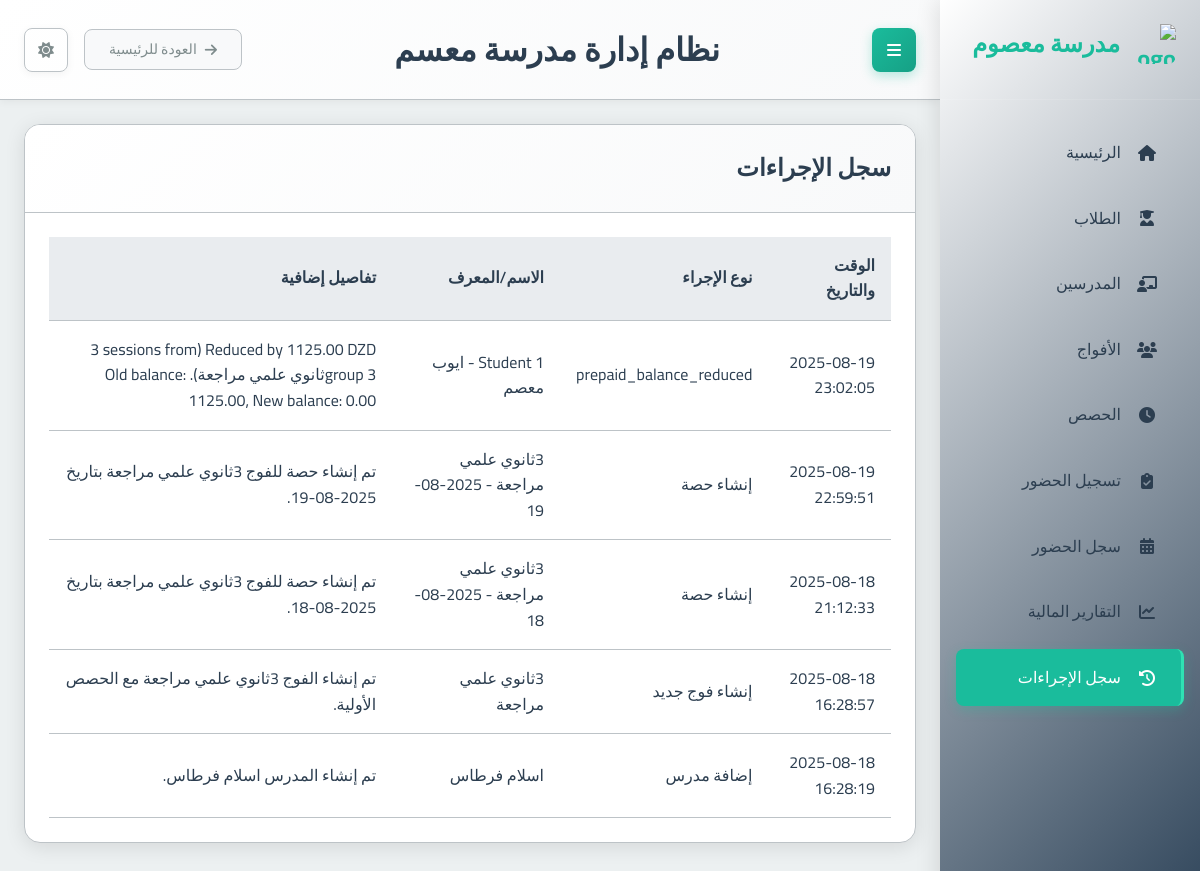
Screenshot of /financial-reports/logs/ with the database file from the repository.
### school_app/models.py (models this page shows, shortened)
class ActionLog(models.Model):
    ACTION_TYPE_CHOICES = [
        ('student_added', 'إنشاء حساب طالب'),
        ('student_updated', 'تحديث بيانات طالب'),
        ('student_enrolled', 'تسجيل طالب في فوج'),
        ('student_deleted', 'حذف طالب'),
        ('teacher_added', 'إضافة مدرس'),
        ('teacher_updated', 'تحديث بيانات مدرس'),
        ('teacher_deleted', 'حذف مدرس'),
        ('group_added', 'إنشاء فوج جديد'),
        ('group_updated', 'تحديث بيانات فوج'),
        ('group_deleted', 'حذف فوج'),
        ('session_added', 'إنشاء حصة'),
        ('session_updated', 'تحديث بيانات حصة'),
        ('session_deleted', 'حذف حصة'),
        ('attendance_recorded', 'تسجيل حضور وغياب'),
        ('payment_recorded', 'تسجيل دفعة مالية'),
        ('registration_fee_paid', 'دفع رسوم التسجيل'),
        ('group_session_payment_processed', 'تسجيل دفعات حصص فوج'),
        ('teacher_payment_processed', 'دفع مستحقات مدرس'),
        ('user_login', 'تسجيل دخول مستخدم'),
        ('user_logout', 'تسجيل خروج مستخدم'),
        ('report_generated', 'إنشاء تقرير'),
        ('unknown_action', 'إجراء غير معروف'),
    ]
    action_time = models.DateTimeField(auto_now_add=True, help_text="وقت حدوث الإجراء.", verbose_name="وقت الإجراء")
    action_type = models.CharField(
        max_length=100,
        choices=ACTION_TYPE_CHOICES,
        default='unknown_action', # Optional: a default
        help_text="نوع الإجراء الذي تم تنفيذه.",
        verbose_name="نوع الإجراء"
    )
    object_name = models.CharField(max_length=255, blank=True, help_text="اسم أو معرف الكائن المتأثر (طالب، فوج، إلخ).", verbose_name="اسم الكائن")
    details = models.TextField(blank=True, help_text="تفاصيل إضافية حول الحدث.", verbose_name="التفاصيل")
    class Meta:
        ordering = ['-action_time']
        verbose_name = "سجل إجراء"
        verbose_name_plural = "سجلات الإجراءات"

### school_app/views.py (the view)
# urls.py: path('financial-reports/logs/', views.action_log_list, name='action_log_list'),
def action_log_list(request):
    log_list = ActionLog.objects.all().order_by('-action_time') # Already ordered in Meta, but good to be explicit
    paginator = Paginator(log_list, 50)
    page_number = request.GET.get('page')
    try:
        logs = paginator.page(page_number)
    except PageNotAnInteger:
        logs = paginator.page(1)
    except EmptyPage:
        logs = paginator.page(paginator.num_pages)
    context = {
        'logs': logs,
        'page_title': 'سجل الإجراءات'
    }
    return render(request, 'school_app/action_log_list.html', context)

### school_app/templates/school_app/action_log_list.html (shortened to what this page needs)
{% extends "base.html" %}
{% block content %}
<div class="card">
    <div class="card-header">
        <h2>{{ page_title }}</h2>
    </div>
    <div class="card-body">
        <div class="table-responsive">
            <table class="table table-striped table-hover">
                <thead class="thead-light">
                    <tr>
                        <th>الوقت والتاريخ</th>
                        <th>نوع الإجراء</th>
                        <th>الاسم/المعرف</th>
                        <th>تفاصيل إضافية</th>
                    </tr>
                </thead>
                <tbody>
                    {% for log in logs %}
                    <tr>
                        <td>{{ log.action_time|date:"Y-m-d H:i:s" }}</td>
                        <td>{{ log.get_action_type_display|default:log.action_type }}</td>
                        <td>{{ log.object_name|default:"غير متوفر" }}</td>
                        <td>{{ log.details|linebreaksbr|default:"لا توجد تفاصيل" }}</td>
                    </tr>
                    {% empty %}
                    <tr>
                        <td colspan="4" class="text-center">لا توجد سجلات لعرضها.</td>
                    </tr>
                    {% endfor %}
                </tbody>
            </table>
        </div>
    </div>
</div>
{% endblock %}

### static/css/main.css (style rules this page uses)
:root { --primary-color: #2c3e50; --primary-light: #34495e; --primary-darker: #1a252f; --accent-color: #1abc9c; --accent-light: #2fe2b3; --accent-dark: #16a085; --text-color: #2c3e50; --text-secondary: #7f8c8d; --text-on-primary: #ffffff; --text-on-accent: #ffffff; --text-nav: #2c3e50; --background-color: #ecf0f1; --card-background: #ffffff; --input-background: #ffffff; --border-color: #bdc3c7; --input-border-color: #bdc3c7; --success-color: #2ecc71; --warning-color: #f39c12; --error-color: #e74c3c; --info-color: #1E90FF; --table-header-background: #e9ecef; --table-row-hover-background: #f8f9fa; --box-shadow-color: rgba(0, 0, 0, 0.1); --box-shadow-color-hover: rgba(0, 0, 0, 0.15); --box-shadow-soft-color: rgba(0, 0, 0, 0.05); --subtle-background: #f8f9fa; --spacing-xs: 8px; --spacing-sm: 16px; --spacing-md: 24px; --spacing-lg: 32px; --spacing-xl: 48px; --font-family: 'Cairo', sans-serif; --font-size-xs: 12px; --font-size-sm: 14px; --font-size-md: 16px; --font-size-lg: 20px; --font-size-xl: 24px; --font-size-xxl: 32px; --border-radius-sm: 4px; --border-radius-md: 8px; --border-radius-lg: 16px; --transition-fast: 0.2s ease; --transition-normal: 0.3s ease; --transition-slow: 0.5s ease; --sidebar-width: 260px; }
* { margin: 0; padding: 0; box-sizing: border-box; direction: rtl; }
html { direction: rtl; font-size: 16px; }
body { font-family: var(--font-family); background-color: var(--background-color); color: var(--text-color); line-height: 1.6; transition: background-color var(--transition-normal), color var(--transition-normal); overflow-x: hidden; }
.card { background-color: var(--card-background); border-radius: var(--border-radius-lg); box-shadow: 0 4px 20px var(--box-shadow-color); margin-bottom: var(--spacing-md); overflow: hidden; transition: all var(--transition-normal); border: 1px solid var(--border-color); }
.card-header { padding: var(--spacing-md); border-bottom: 1px solid var(--border-color); background: linear-gradient(135deg, var(--card-background) 0%, var(--subtle-background) 100%); }
.card-body { padding: var(--spacing-md); color: var(--text-color); }
table { width: 100%; border-collapse: collapse; }
th, td { padding: var(--spacing-sm); text-align: right; border-bottom: 1px solid var(--border-color); }
th { background-color: var(--table-header-background); font-weight: 600; color: var(--text-color); }

### rows the page displays
ActionLog: action_time "2025-08-19 23:02:05", action_type "prepaid_balance_reduced", object_name "Student 1 - ايوب معصم", details "Reduced by 1125.00 DZD (3 sessions from group 3ثانوي علمي مراجعة). Old balance: 1125.00, New balance: 0.00"
ActionLog: action_time "2025-08-19 22:59:51", action_type "إنشاء حصة", object_name "3ثانوي علمي مراجعة - 2025-08-19", details "تم إنشاء حصة للفوج 3ثانوي علمي مراجعة بتاريخ 2025-08-19."
ActionLog: action_time "2025-08-18 21:12:33", action_type "إنشاء حصة", object_name "3ثانوي علمي مراجعة - 2025-08-18", details "تم إنشاء حصة للفوج 3ثانوي علمي مراجعة بتاريخ 2025-08-18."
ActionLog: action_time "2025-08-18 16:28:57", action_type "إنشاء فوج جديد", object_name "3ثانوي علمي مراجعة", details "تم إنشاء الفوج 3ثانوي علمي مراجعة مع الحصص الأولية."
ActionLog: action_time "2025-08-18 16:28:19", action_type "إضافة مدرس", object_name "اسلام فرطاس", details "تم إنشاء المدرس اسلام فرطاس."

### other values shown
{{ page_title }} "سجل الإجراءات"
